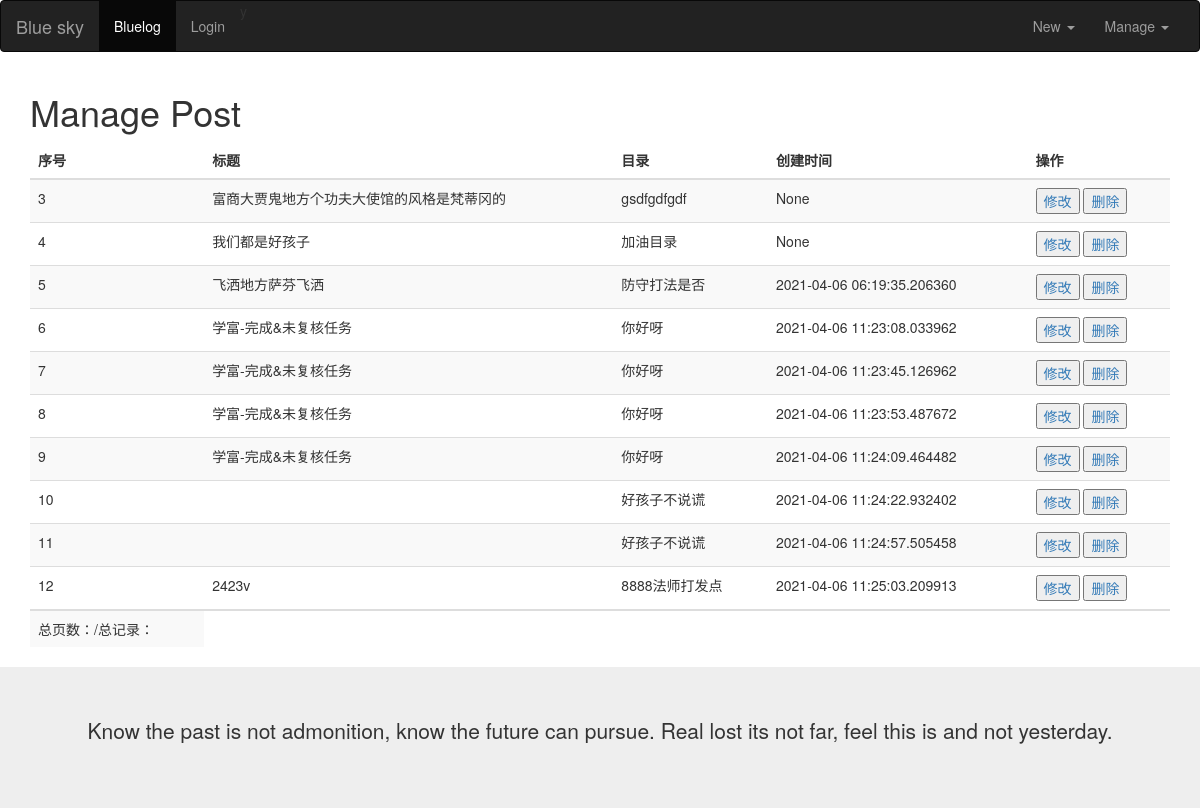
The app's page /admin/managepost, older data.
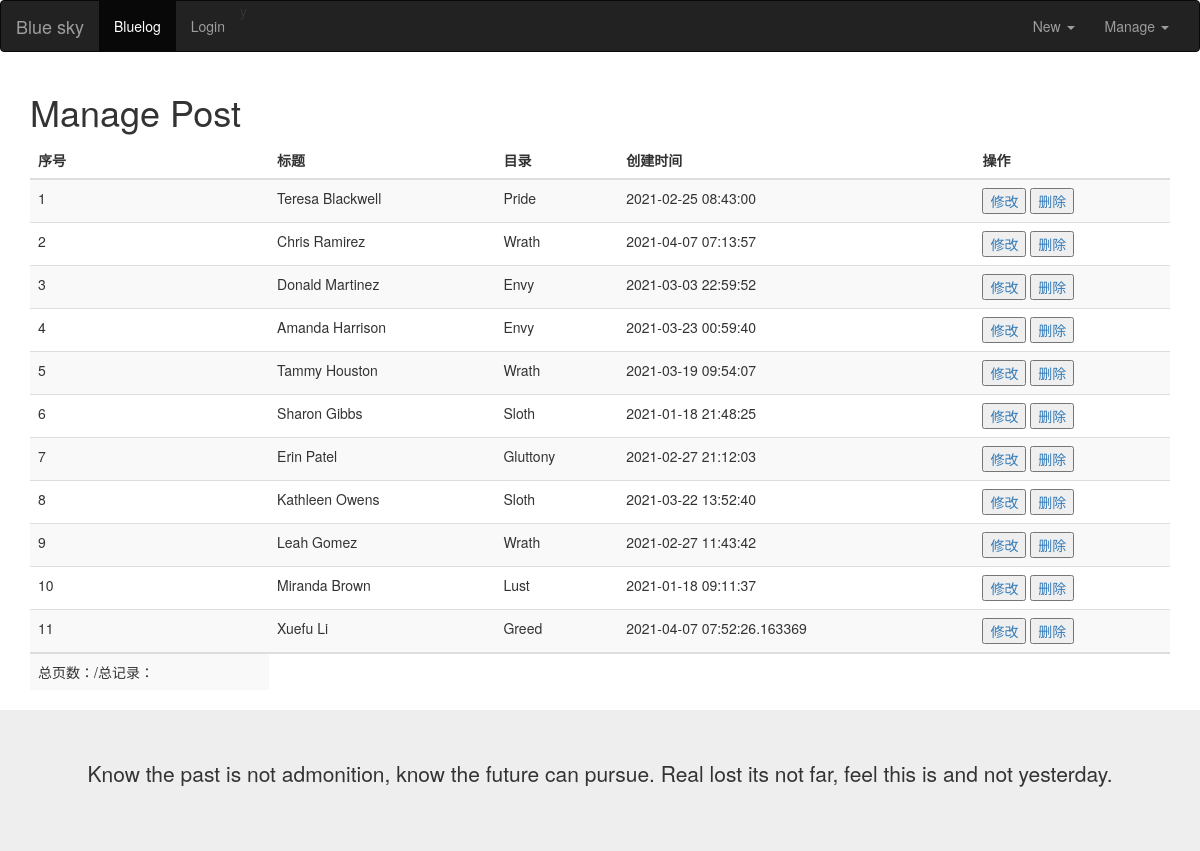
The same page, newer data.
### models.py (models this page shows)
class Post(db.Model):
    id = db.Column(db.Integer, primary_key=True)
    title = db.Column(db.String(20))
    category = db.Column(db.String(20))
    body = db.Column(db.Text)
    timestamp = db.Column(db.DateTime, default=datetime.utcnow, index=True)

### views/blogs/admin.py (the view)
@admin_app.route('/managepost', methods=['get', 'post'])
def managePost():
    blog_posts = Post.query.all()
    return render_template('admin/manage_post.html', blog_posts=blog_posts)

### templates/admin/manage_post.html (shortened to what this page needs)
{% extends 'blog_base.html' %}
{% block content %}
<h1>Manage Post</h1>
<div class="row">
    <div class="col-sm-12">
        <table class="table table-striped">
          <thead>
            <tr>
                <th>序号</th>
                <th>标题</th>
                <th>目录</th>
                <th>创建时间</th>
                <th>操作</th>
            </tr>
          </thead>
          <tbody>
            {% for blog_post in blog_posts %}
            <tr>
                <td>{{ blog_post.id}}</td>
                <td>{{ blog_post.title}}</td>
                <td>{{ blog_post.category}}</td>
                <td>{{ blog_post.timestamp }}</td>
                <td>
                    <a href="{{ url_for("admin_app.editPost", post_id=blog_post.id) }}"><button type="button">修改</button></a>
                    <a href="{{ url_for("admin_app.deletePost", post_id=blog_post.id) }}"><button type="button">删除</button></a>
                </td>
            </tr>
            {% endfor %}
          </tbody>
            <tr>
                <td>总页数：{{ pages }}/总记录：{{ total }}</td>
            </tr>
        </table>
    </div>
</div>
{% endblock %}

### templates/blog_base.html (shortened to what this page needs)
<!DOCTYPE html>
<html>
<head>
	<link rel="stylesheet" href="https://cdn.staticfile.org/twitter-bootstrap/3.3.7/css/bootstrap.min.css">
</head>
<body>
<nav class="navbar navbar-inverse">
  <div class="container-fluid">
    <div class="navbar-header">
      <a class="navbar-brand" href="{{ url_for("index") }}">Blue sky</a>
    </div>
    <div class="collapse navbar-collapse" id="myNavbar">
      <ul class="nav navbar-nav">
        <li class="active"><a href="{{ url_for("blog_app.blogList") }}">Bluelog</a></li>
        <li><a href="{{ url_for("auth_app.blog_register") }}">Login</a></li>
      </ul>
      <ul class="nav navbar-nav navbar-right">
          <li class="dropdown">
            <a href="#" class="dropdown-toggle" data-toggle="dropdown">
                Manage <b class="caret"></b>
            </a>
        </li>
      </ul>y
       <ul class="nav navbar-nav navbar-right">
          <li class="dropdown">
            <a href="#" class="dropdown-toggle" data-toggle="dropdown">
                New <b class="caret"></b>
            </a>
        </li>
      </ul>
    </div>
  </div>
</nav>
<div class="container">
    {% block content %}
    {% endblock %}
</div>
<div class="jumbotron text-center" style="margin-bottom:0">
  <p>
      Know the past is not admonition, know the future can pursue.
      Real lost its not far, feel this is and not yesterday.
  </p>
</div>
</body>
</html>

Row changes from the older to the newer data that the page shows:
removed Post: id "12", title "2423v", category "8888法师打发点", timestamp "2021-04-06 11:25:03.209913"
added Post: id "1", title "Teresa Blackwell", category "Pride", timestamp "2021-02-25 08:43:00"
added Post: id "2", title "Chris Ramirez", category "Wrath", timestamp "2021-04-07 07:13:57"
changed Post id 3: title "富商大贾鬼地方个功夫大使馆的风格是梵蒂冈的" → "Donald Martinez"; category "gsdfgdfgdf" → "Envy"; timestamp "None" → "2021-03-03 22:59:52"
changed Post id 4: title "我们都是好孩子" → "Amanda Harrison"; category "加油目录" → "Envy"; timestamp "None" → "2021-03-23 00:59:40"
changed Post id 5: title "飞洒地方萨芬飞洒" → "Tammy Houston"; category "防守打法是否" → "Wrath"; timestamp "2021-04-06 06:19:35.206360" → "2021-03-19 09:54:07"
changed Post id 6: title "学富-完成&未复核任务" → "Sharon Gibbs"; category "你好呀" → "Sloth"; timestamp "2021-04-06 11:23:08.033962" → "2021-01-18 21:48:25"
changed Post id 7: title "学富-完成&未复核任务" → "Erin Patel"; category "你好呀" → "Gluttony"; timestamp "2021-04-06 11:23:45.126962" → "2021-02-27 21:12:03"
changed Post id 8: title "学富-完成&未复核任务" → "Kathleen Owens"; category "你好呀" → "Sloth"; timestamp "2021-04-06 11:23:53.487672" → "2021-03-22 13:52:40"
changed Post id 9: title "学富-完成&未复核任务" → "Leah Gomez"; category "你好呀" → "Wrath"; timestamp "2021-04-06 11:24:09.464482" → "2021-02-27 11:43:42"
changed Post id 10: title (not shown) → "Miranda Brown"; category "好孩子不说谎" → "Lust"; timestamp "2021-04-06 11:24:22.932402" → "2021-01-18 09:11:37"
changed Post id 11: title (not shown) → "Xuefu Li"; category "好孩子不说谎" → "Greed"; timestamp "2021-04-06 11:24:57.505458" → "2021-04-07 07:52:26.163369"
